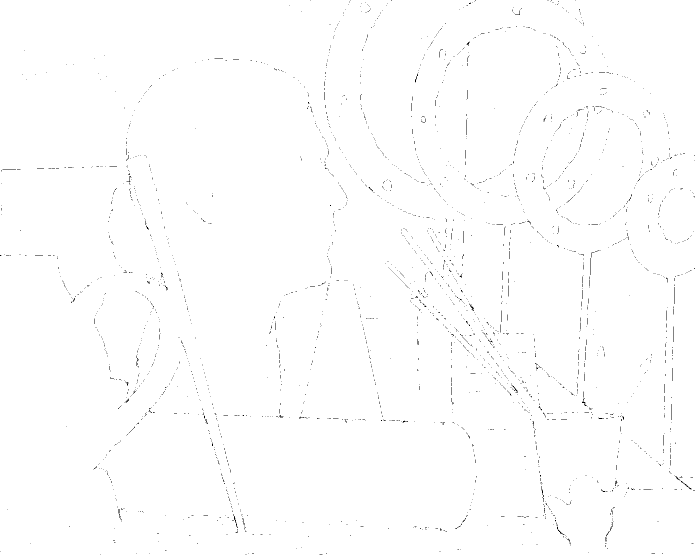
//> input picture Tianbad2.png, 1390 x 1110 px (shown at 1/2 size)
$ ./main ../Tianbad2.png ../Tianout2.png 3 out.png out.png   (built with g++ and OpenCV 4)
//> lines starting //> are read from the running program, lines starting //| are printed output that depends on the picture; after the words box and inside, x2 and y2 are one past the last pixel; in counts of white or black regions, pixels touching at a corner belong together
### TianSGU/function.h
#ifndef _FUNCTION_H_
#define _FUNCTION_H_

#include "head.h"

// core function
Mat& TJBU(Mat& source, Mat &refIm, Mat &dest, int WinWidth);

// Mask F
Mat& ExtractMaskF   (Mat &inImage,Mat &TmpF);

// Variance
Mat& ExtractVariaceF(Mat &inImage,Mat &VarF);

#endif

### TianSGU/head.h
#ifndef _HEAD_H_
#define _HEAD_H_

#include <iostream>    // input and output method
#include <cstdlib>     // compatiable for different platform
#include <ctime>       // processing time
#include <climits>     // the size of different data type
#include <cmath>       // math operator
#include <algorithm>   // sort function

#include "opencv2/core/core.hpp"
#include "opencv2/highgui/highgui.hpp"
#include "opencv2/imgproc/imgproc.hpp"

using namespace std;
using namespace cv;


#endif

### TianSGU/TJBU.cpp
#include "head.h"
#include "function.h"

extern Mat F;          // the refine mask of downsampling ground truth image
extern Mat VarCF;
extern Mat VarDF;
extern Mat VarF;
extern int height,width;
extern int s_height,s_width;
extern int ScaleRate;

inline double dist(double x1, double y1, int x2, int y2)
{
	return sqrt(pow(x1 - x2, 2) + pow(y1 - y2, 2));
}
inline double StandardGauss( double x, double sigma)
{
	double exponent = exp(-1.0 * (x * x ) / (2 * sigma * sigma));
	return exponent;
}

Mat& TJBU(Mat& source, Mat &refIm, Mat &dest, int WinWidth)
{
	double scale     = 1.0*s_width/width;
	const double  mu = 0.0;
	const double sigmad = 0.50;
	const double sigmar = 25.5;
	const int num_neighbors = WinWidth/2;

	for (int y = 0; y < height; y++)
	{
		for (int x = 0; x < width; x++)
		{
			// coordinate maybe fractional
			double o_y = y * scale;
			double o_x = x * scale;
			int r_y = 0, r_ys = 0, r_x = 0, r_xs = 0;

			double varCFval = VarCF.at<float>(o_y,o_x);                  // Low resolution color image's variance VarCF
			double varDFval = VarDF.at<float>(o_y,o_x);                  // Low resolution depth image's variance VarDF
			double afa = VarF.at<float>(o_y,o_x);                        // Correlation Value CA

			uchar FPix = F.at<uchar>(o_y, o_x);                          // Mask F
			uchar srcPix  = source.at<uchar>(o_y,o_x);                   // source Low resolution depth image Dl
			uchar refPix  = refIm.at<uchar>(y, x);                       // refIm  High resolution color imag I

			//Joint bilateral upsampling
			uchar nsrcPix = 0, nrefPix = 0;
			double dis = 0.0, dgauss = 0.0, sgauss = 0.0, rgauss = 0.0, totalgauss = 0.0;
			double normalizing_factor = 0.0, total_val = 0.0;

			//for each neighbour for the source
			for (int j = -num_neighbors; j <= num_neighbors; j++)
			{
				//find y coordinates in source
				r_y = o_y + j;
				r_y = (r_y > 0 ? (r_y < s_height ? r_y :s_height - 1) : 0) ;
				r_ys = r_y / scale;

				for (int i = -num_neighbors; i <= num_neighbors; i++)
				{
					//find x coordinates in source
					r_x = o_x + i;
					r_x = (r_x > 0 ? (r_x < s_width ? r_x : s_width- 1) : 0);
					r_xs = r_x / scale;

					nsrcPix = source.at<uchar>(r_y, r_x);            // Low resolution depth image Dl
					nrefPix = refIm.at<uchar>(r_ys, r_xs);           // High resolution color image I

					if (nsrcPix != 0)
					{
						if (FPix == 255)
						{
							dis = dist(o_x, o_y, r_x, r_y);
							sgauss = StandardGauss(dis, sigmad);                        // spatial filter
							rgauss = StandardGauss(abs(refPix - nrefPix), varCFval);    // color filter
							dgauss = StandardGauss(abs(srcPix - nsrcPix), varDFval);    // depth filter
							totalgauss = sgauss * (afa*rgauss + (1 - afa)*dgauss);
							total_val += nsrcPix * totalgauss;
							normalizing_factor += totalgauss;
						}
						else
						{//Kopf's JBU
							dis = dist(o_x, o_y, r_x, r_y);
							sgauss = StandardGauss(dis, sigmad);                  // spatial filter
							rgauss = StandardGauss(abs(refPix - nrefPix), sigmar);// range filter
							totalgauss = sgauss * rgauss;
							total_val += nsrcPix * totalgauss;
							normalizing_factor += totalgauss;
						}
					}

				}//end for i
			}//end for j

			dest.at<uchar>(y, x) = ceil(total_val / normalizing_factor);

#pragma region Plan_1
			if (varDFval >= 0.01)
			{
				//===============refine depth value============
				const int w = 2;
				uchar centPix = dest.at<uchar>(y, x);
				uchar wpix[25] = {0};
				int wdiffpix[25] = {0};
				int indexpix = 0;

				for (int j = -w; j <= w; j++)
				{
					int r_y = o_y + j;
					r_y = (r_y > 0 ? (r_y < s_height ? r_y :s_height - 1) : 0) ;

					for (int i = -w; i <= w; i++)
					{
						int r_x = o_x + i;
						r_x = (r_x > 0 ? (r_x < s_width ? r_x : s_width- 1) : 0);
						uchar srcPix = source.at<uchar>(r_y, r_x);

						if (srcPix != 0)
						{
							wpix[indexpix] = srcPix;
							wdiffpix[indexpix] = abs(srcPix - centPix);
							indexpix++;
						}
					}
				}

				int pixid = 0;
				int minpix = wdiffpix[0];
				for (int i=0; i<indexpix; i++)
				{
					if (minpix > wdiffpix[i] )
					{
						minpix = wdiffpix[i];
						pixid = i;
					}
				}
				dest.at<uchar>(y, x) = wpix[pixid];
			}
			//=============high resolution color image's edge=============
#pragma endregion

		}//end for x
	}//end for y

	return dest;
}

### TianSGU/main.cpp
#include "head.h"
#include "function.h"

Mat F, VarCF,  VarDF,  VarF;
int height = 0,    width = 0;
int s_height = 0,  s_width = 0;
int ScaleRate = 0, WinSize = 0;

void help() {
	cout << "Usage: \n"
		<< "*.exe path_of_color_image path_of_disp_image scale_rate path_of_upsampling_image  path_of_badpixel_image\n"
		<< "Example: \n"
		<< "./TianSGU.exe view1.png disp1.png 2 Tianout2.png Tianbad2.png" << endl;
}

int main(int argc,char * argv[])
{
	if (argc != 6)
	{
		help();
		return -1;
	}

	Mat RefImage = imread(argv[1], 0);
//> RefImage: 1110 rows x 1390 cols, CV_8UC1; 99.5% white; black in thin lines or dots
	Mat SrcImage = imread(argv[2], 0);
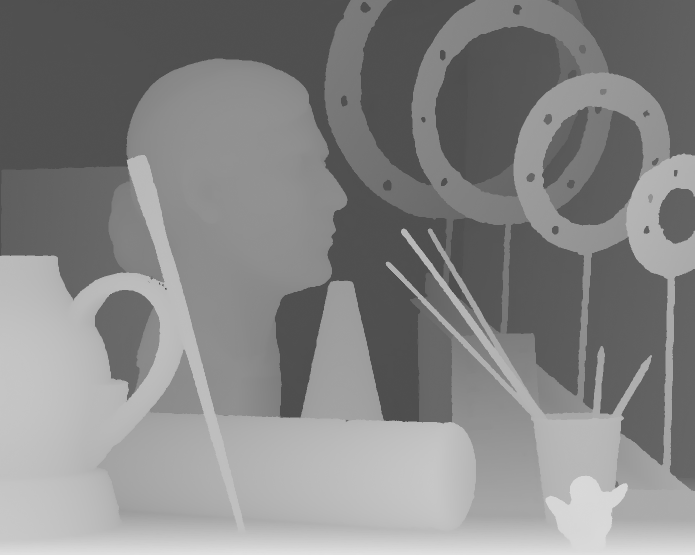
//> input picture Tianout2.png, 1390 x 1110 px (shown at 1/2 size)
//> SrcImage is the input picture: 1110 rows x 1390 cols, CV_8UC1; min 73, max 224, mean 133.6
	ScaleRate = atoi(argv[3]);
//> ScaleRate = 3

	height = SrcImage.rows;
//> height = 1110
	width  = SrcImage.cols;
//> width = 1390
	s_height = height/ScaleRate;
//> s_height = 370
	s_width  = width /ScaleRate;
//> s_width = 463

	Mat TmpCDown = Mat::zeros(s_height, s_width,RefImage.type());
//> TmpCDown: 370 rows x 463 cols, CV_8UC1; every value is 0
	Mat TmpDDown = Mat::zeros(s_height, s_width,SrcImage.type());
	resize(RefImage,TmpCDown,TmpCDown.size(),0,0,INTER_NEAREST );
//> TmpCDown: 370 rows x 463 cols, CV_8UC1; 99.4% white; black in thin lines or dots
	resize(SrcImage,TmpDDown,TmpDDown.size(),0,0,INTER_NEAREST );

	//------------------------- TJBU----------------------
	double start_time,end_time;
	start_time = clock();

	Mat DepthEdge  = Mat::zeros(TmpDDown.size(),TmpDDown.type());
	F = DepthEdge.clone();

	VarCF       = Mat::zeros(s_height, s_width, CV_32FC1);
//> VarCF: 370 rows x 463 cols, CV_32FC1; every value is 0
	VarDF       = Mat::zeros(s_height, s_width, CV_32FC1);
	VarF        = Mat::zeros(s_height, s_width, CV_32FC1);
	ExtractVariaceF(TmpCDown,VarCF);
//> in ExtractVariaceF, `Mat TmpDownBorder = Mat::zeros(s_height+bordval, s_width+bordval, inIm..`: TmpDownBorder: 372 rows x 465 cols, CV_8UC1; every value is 0
//> in ExtractVariaceF, `copyMakeBorder(inImage, TmpDownBorder, top, bottom, left, right, BORDE..`: TmpDownBorder: 372 rows x 465 cols, CV_8UC1; 99.4% white; black in thin lines or dots
	ExtractVariaceF(TmpDDown,VarDF);
//> after the loop in ExtractVariaceF (call 2), `for (int j = 1; j < s_height+1; j++)`:
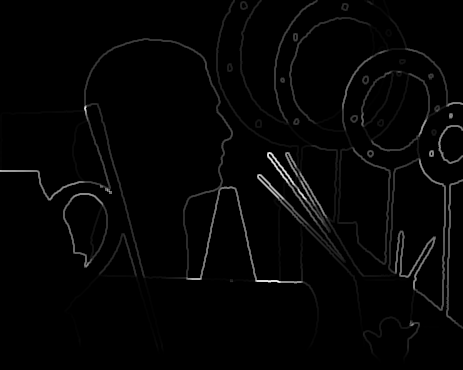
//> VarF: 370 rows x 463 cols, CV_32FC1; min 0, max 2883.1, mean 50.1; drawn with min black and max white

#pragma region CA

	const int w = 3;
	const int bordval = 2;
	const int val = 1;
	int top,bottom,left,right;
	top = bottom = left = right = val;

	Mat TmpCDownBorder = Mat::zeros(s_height+bordval, s_width+bordval, TmpCDown.type());
	Mat TmpDDownBorder = Mat::zeros(s_height+bordval, s_width+bordval, TmpDDown.type());
	copyMakeBorder(TmpCDown, TmpCDownBorder, top, bottom, left, right, BORDER_REPLICATE);
	copyMakeBorder(TmpDDown, TmpDDownBorder, top, bottom, left, right, BORDER_REPLICATE);

	for (int j = 1; j < s_height+1; j++)
	{
		for (int i = 1; i < s_width+1; i++)
		{
			double a1 = 0.0, a2 = 0.0;
			double sumPix1 = 0.0,sumPix2 = 0.0, sumPix = 0.0;
			double meanPix1 = 0.0, meanPix2 = 0.0, meanPix= 0.0;
			for (int m = -w/2; m<=w/2; m++)
			{
				int y = j + m;
				y = (y > 0 ? (y < s_height + 2 ? y : s_height + 1 ) : 0);

				for (int n = -w/2; n<=w/2; n++)
				{
					int x = i + n;
					x = (x > 0 ? (x < s_width + 2 ? x : s_width + 1 ) : 0);
					a1 = TmpCDownBorder.at<uchar>(y,x);
					a2 = TmpDDownBorder.at<uchar>(y,x);
					sumPix1 += a1;
					sumPix2 += a2;
					sumPix += (a1 * a2);
				}//end for n
			}//end for m

			meanPix1 = sumPix1/(w*w);//EX
			meanPix2 = sumPix2/(w*w);//EY
			meanPix = sumPix/(w*w);  //EXY
			double CA = meanPix - meanPix1 * meanPix2;//EXY - EXEY
			double dx = VarCF.at<float>(j - 1,i - 1);
			double dy = VarDF.at<float>(j - 1,i - 1);
			CA /= sqrt(dx * dy);                      //CA = ((EXY - EXEY)/sqrt(DXDY))
			VarF.at<float>(j-1, i-1) = CA;
		}//end for i
	}//end for j
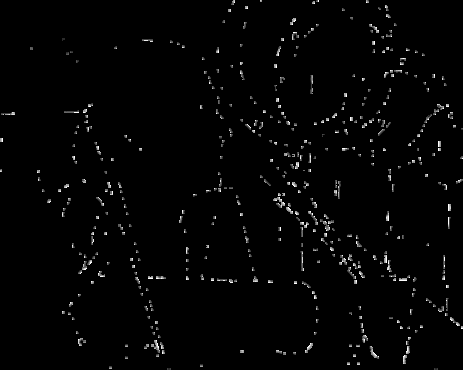
//> VarF: 370 rows x 463 cols, CV_32FC1; 96.3% of the values are NaN or infinite; the others: min -1, max 1, mean -0.0843; drawn with min black, max white, NaN and infinite black
#pragma endregion

	ExtractMaskF(TmpDDown, DepthEdge);
//> in ExtractMaskF, `Scharr( inImage, grad_y, ddepth, 0, 1, scale0, delta0, BORDER_DEFAULT );`:
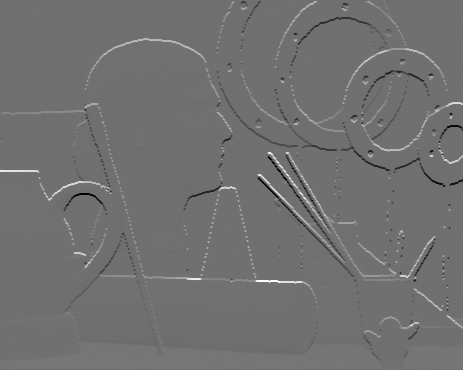
//> grad_y: 370 rows x 463 cols, CV_16SC1; min -1365, max 1741, mean 11.3; drawn with min black and max white

	threshold(DepthEdge, F, 0, 255, THRESH_OTSU);
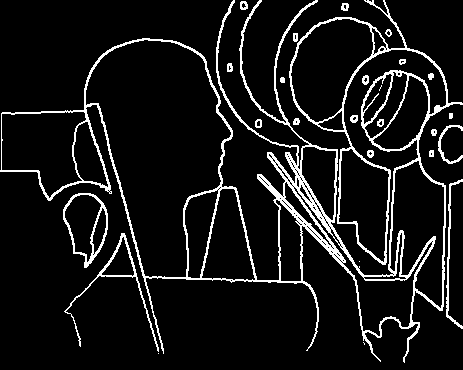
//> F: 370 rows x 463 cols, CV_8UC1; 8.9% white in thin lines or dots

	WinSize = ScaleRate * ScaleRate + 1;             //window's size for different scals downsampling
//> WinSize = 10
	Mat SrcUp = Mat::zeros(SrcImage.size(), SrcImage.type());

	TJBU(TmpDDown, RefImage, SrcUp, WinSize);
//> in TJBU, `double scale     = 1.0*s_width/width;`: scale = 0.333
//> in TJBU, `const int num_neighbors = WinWidth/2;`: num_neighbors = 5
//> after the loop in TJBU, `for (int y = 0; y < height; y++)`:
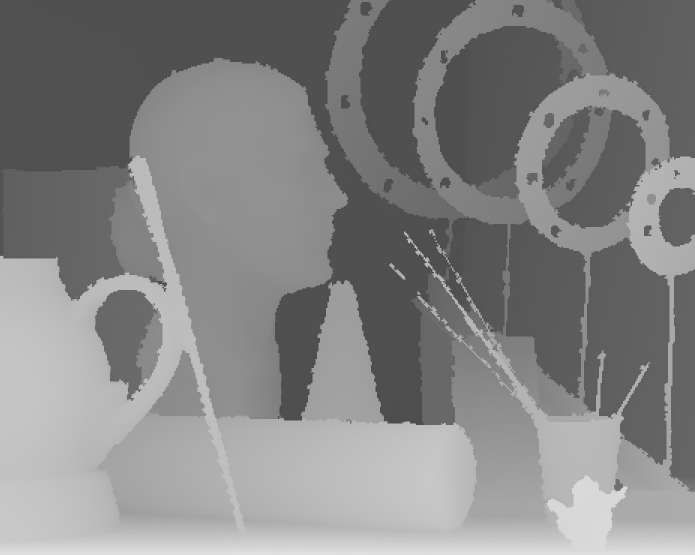
//> dest: 1110 rows x 1390 cols, CV_8UC1 (shown at 1/2 size); min 73, max 224, mean 132.2

	end_time = (clock() - start_time) / CLOCKS_PER_SEC;
	cout << "Imagescale #:" << ScaleRate << endl;
//| Imagescale #:3
	cout << "The time of Tian method is : " << end_time << endl;

	imwrite(argv[4],SrcUp);

#pragma region Criterion BPR MSE RMSE PSNR

	Mat BadImage = Mat::zeros(SrcUp.size(),SrcUp.type());
	double BRP = 0.0,Mse = 0.0 , Rmse = 0.0, Psnr = 0.0;
	double blackcnt = 0.0,cnt = 0.0;
	int dv = 0;
	long sum = 0;

	for (int j = 0; j < height; j++)
	{
		for (int i = 0; i < width; i++)
		{
			if (SrcImage.at<uchar>(j,i) != 0)
			{
				//MSE RMSE PSNR
				dv = abs(SrcImage.at<uchar>(j,i) - SrcUp.at<uchar>(j,i));
				dv = pow(dv,2);
				sum += dv;
				//BPR
				if (dv > 1)
				{
					BadImage.at<uchar>(j,i) = 0;
					cnt++;
				}
				else
				{
					BadImage.at<uchar>(j,i) = 255;
				}
			}
			else
			{
				BadImage.at<uchar>(j,i) = 255;
				blackcnt++;
			}
		}
	}
//> this loop made 1110 passes
//> (dv, sum, cnt) on passes 1 to 3: (0, 8961, 17), (1, 20119, 35), (1, 33880, 58)
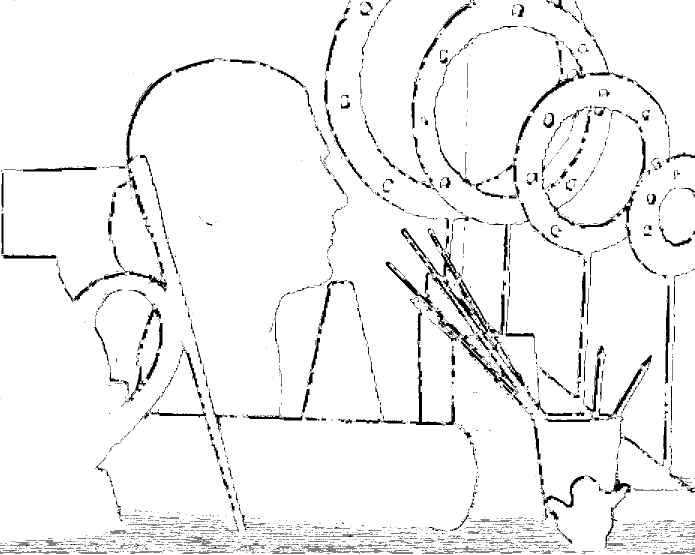
//> BadImage: 1110 rows x 1390 cols, CV_8UC1 (shown at 1/2 size); 95.1% white; 2816 black regions (2322 under 20 px), largest, box (x1, y1, x2, y2) and area: (897, 559, 1003, 706) 2057, (252, 140, 347, 338) 1532, (820, 625, 891, 851) 1480
//> after the loop, dv = 0; sum = 184131082; cnt = 76066; blackcnt = 0

	BRP = 1.0 * cnt / (height * width - blackcnt)*100;
//> BRP = 4.93
	Mse = 1.0 * sum/(height*width - blackcnt);
//> Mse = 119.3
	Rmse = sqrt(Mse);
//> Rmse = 10.92
	Psnr = 10 * log10(255*255/(Mse));
//> Psnr = 27.36

	cout << "BPR  : " << BRP << "%" << endl;
//| BPR  : 4.93007%
	cout << "MSE  : " << Mse << endl;
//| MSE  : 119.341
	cout << "RMSE : " << Rmse << endl;
//| RMSE : 10.9243
	cout << "PSNR : " << Psnr << endl;
//| PSNR : 27.3629
	cout << endl << endl;
	imwrite(argv[5],BadImage);
#pragma endregion

	return EXIT_SUCCESS;
}

Mat& ExtractMaskF(Mat& inImage,Mat &TmpF)
{
	int height = inImage.rows;
	int width = inImage.cols;

	Mat grad_x, grad_y;
	Mat abs_grad_x, abs_grad_y;
	int scale0 = 1;
	int delta0 = 0;
	int ddepth = CV_16S;

	// Gradient X grad_x
	Scharr( inImage, grad_x, ddepth, 1, 0, scale0, delta0, BORDER_DEFAULT );
	convertScaleAbs( grad_x, abs_grad_x );

	// Gradient Y grad_y
	Scharr( inImage, grad_y, ddepth, 0, 1, scale0, delta0, BORDER_DEFAULT );
	convertScaleAbs( grad_y, abs_grad_y );

	addWeighted(abs_grad_x, 0.5, abs_grad_y, 0.5, 0, TmpF);

	return TmpF;
}

Mat& ExtractVariaceF(Mat &inImage,Mat &VarF)
{
	//---Lee Mask 3*3 Varance image---
	const int w = 3;
	const int bordval = 2;
	const int val = 1;

	Mat TmpDownBorder = Mat::zeros(s_height+bordval, s_width+bordval, inImage.type());

	int top,bottom,left,right;
	top = bottom = left = right = val;

	copyMakeBorder(inImage, TmpDownBorder, top, bottom, left, right, BORDER_REPLICATE);

	for (int j = 1; j < s_height+1; j++)
	{
		for (int i = 1; i < s_width+1; i++)
		{
			double sumPix = 0.0,sumPix2 = 0.0;
			double meanPix = 0.0, meanPix2 = 0.0, variancePix = 0.0;
			for (int m = -w/2; m<=w/2; m++)
			{
				int y = j + m;
				y = (y > 0 ? (y < s_height + 2 ? y : s_height + 1 ) : 0);  // y coordinate

				for (int n = -w/2; n<=w/2; n++)
				{
					int x = i + n;
					x = (x > 0 ? (x < s_width + 2 ? x : s_width + 1 ) : 0); // x coordinate
					uchar a = TmpDownBorder.at<uchar>(y,x);
					sumPix += a;
					sumPix2 += (a*a);
				}//end for n
			}//end for m

			meanPix = sumPix/(w*w);
			meanPix2 = sumPix2/(w*w);
			variancePix = meanPix2 - meanPix*meanPix;
			VarF.at<float>(j-1, i-1) = variancePix;
		}//end for i
	}//end for j
	return VarF;
}
